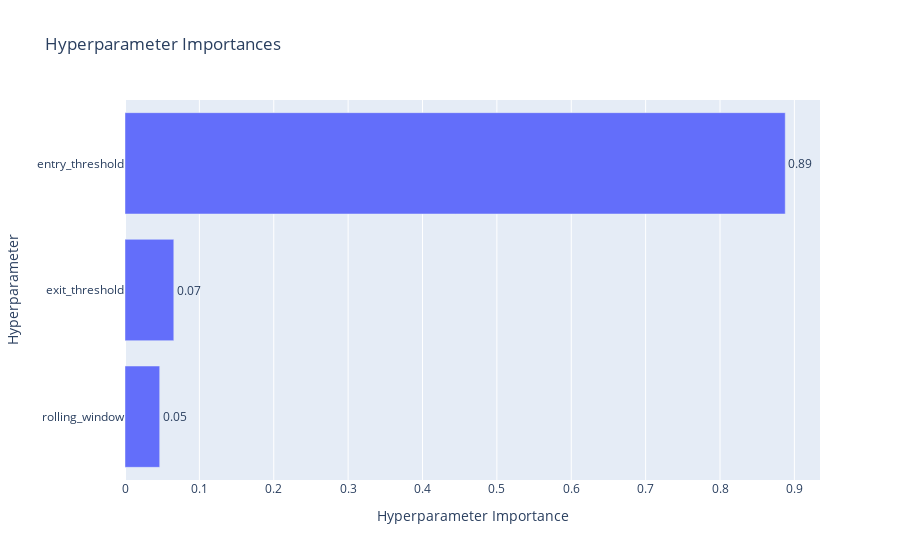

Write notebook code for a chart like this one.
### Code cell
optuna.visualization.plot_param_importances(study)

### Figure 1 — Plotly figure (JSON) as saved in the notebook; plotly's stock layout.template omitted (floating-point values rounded to 4 significant figures)
{"data": [{"cliponaxis": false, "hovertemplate": ["rolling_window (IntDistribution): 0.046650256022200944<extra></extra>", "exit_threshold (FloatDistribution): 0.06561800947906424<extra></extra>", "entry_threshold (FloatDistribution): 0.8877317344987347<extra></extra>"], "name": "Objective Value", "orientation": "h", "text": ["0.05", "0.07", "0.89"], "textposition": "outside", "type": "bar", "x": [0.04665, 0.06562, 0.8877], "y": ["rolling_window", "exit_threshold", "entry_threshold"]}], "layout": {"title": {"text": "Hyperparameter Importances"}, "xaxis": {"title": {"text": "Hyperparameter Importance"}}, "yaxis": {"title": {"text": "Hyperparameter"}}}}
